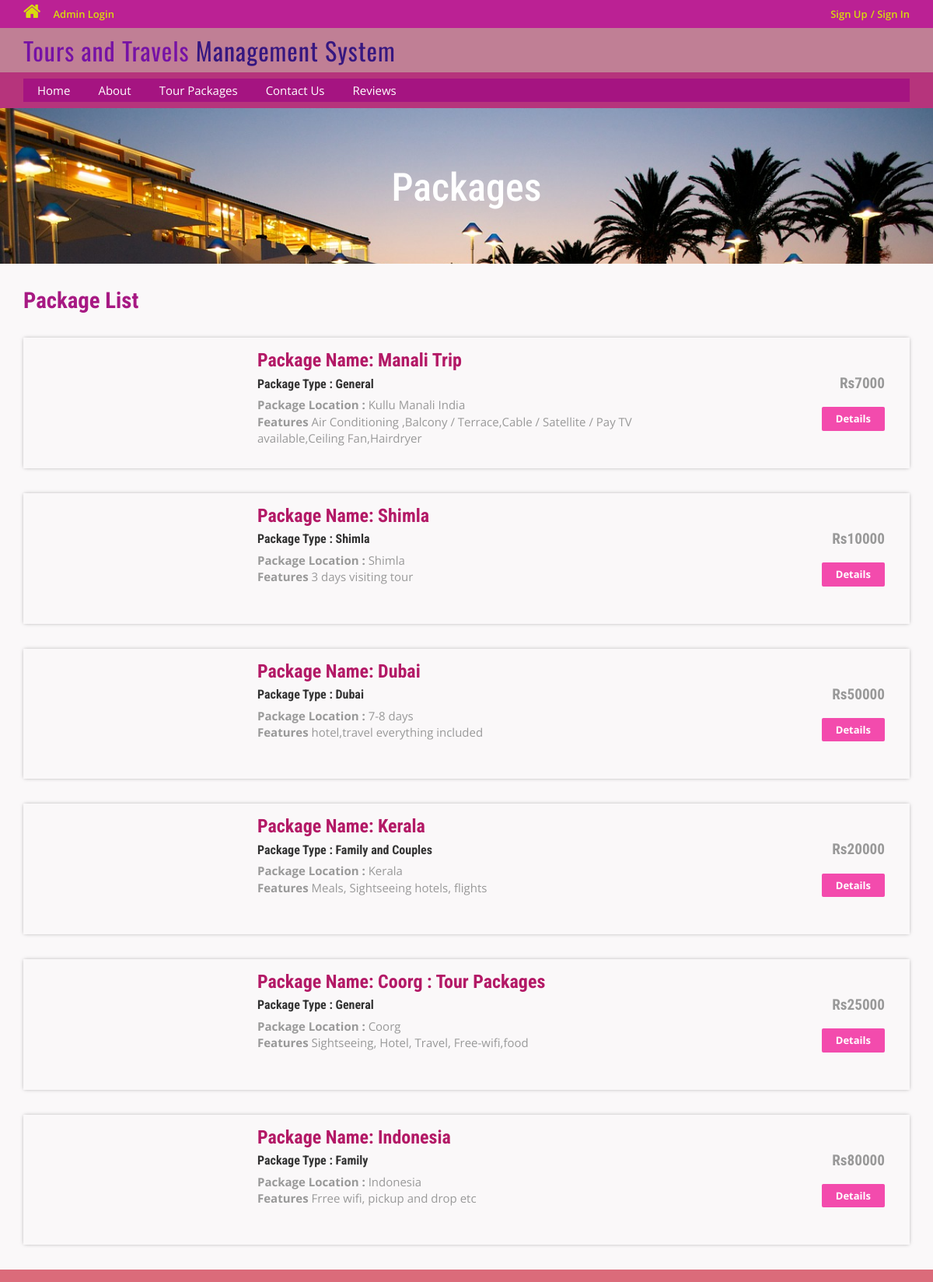
Page /Codes/package-list.php on the committed database.
### tables this page shows
CREATE TABLE `tbltourpackages` (
  `PackageId` int(11) NOT NULL,
  `PackageName` varchar(200) DEFAULT NULL,
  `PackageType` varchar(150) DEFAULT NULL,
  `PackageLocation` varchar(100) DEFAULT NULL,
  `PackagePrice` int(11) DEFAULT NULL,
  `PackageFetures` varchar(255) DEFAULT NULL,
  `PackageDetails` mediumtext DEFAULT NULL,
  `PackageImage` varchar(100) DEFAULT NULL,
  `Creationdate` timestamp NULL DEFAULT current_timestamp(),
  `UpdationDate` timestamp NULL DEFAULT NULL ON UPDATE current_timestamp()
);

### Codes/package-list.php (the view, shortened to what this page needs)
<?php
include('includes/config.php');
?>
<!DOCTYPE HTML>
<html>
<head>
<link href="css/bootstrap.css" rel='stylesheet' type='text/css' />
<link href="css/style.css" rel='stylesheet' type='text/css' />
<link href="css/font-awesome.css" rel="stylesheet">
<link href="css/animate.css" rel="stylesheet" type="text/css" media="all">
</head>
<body>
<?php include('includes/header.php');?>
<div class="banner-3">
	<div class="container">
		<h1 class="wow zoomIn animated animated" data-wow-delay=".5s" style="visibility: visible; animation-delay: 0.5s; animation-name: zoomIn;"> Packages</h1>
	</div>
</div>
<div class="rooms">
	<div class="container">
		<div class="room-bottom">
			<h3>Package List</h3>
<?php $sql = "SELECT * from tbltourpackages";
$query = $dbh->prepare($sql);
$query->execute();
$results=$query->fetchAll(PDO::FETCH_OBJ);
if($query->rowCount() > 0)
{
foreach($results as $result)
{	?>
			<div class="rom-btm">
				<div class="col-md-3 room-left wow fadeInLeft animated" data-wow-delay=".5s">
				</div>
				<div class="col-md-6 room-midle wow fadeInUp animated" data-wow-delay=".5s">
					<h4>Package Name: <?php echo htmlentities($result->PackageName);?></h4>
					<h6>Package Type : <?php echo htmlentities($result->PackageType);?></h6>
					<p><b>Package Location :</b> <?php echo htmlentities($result->PackageLocation);?></p>
					<p><b>Features</b> <?php echo htmlentities($result->PackageFetures);?></p>
				</div>
				<div class="col-md-3 room-right wow fadeInRight animated" data-wow-delay=".5s">
					<h5>Rs<?php echo htmlentities($result->PackagePrice);?></h5>
					<a href="package-details.php?pkgid=<?php echo htmlentities($result->PackageId);?>" class="view">Details</a>
				</div>
				<div class="clearfix"></div>
			</div>
<?php }} ?>
		</div>
	</div>
</div>
<?php include('includes/footer.php');?>
</body>
</html>

### Codes/includes/header.php (shortened to what this page needs)
<?php if($_SESSION['login'])
{?>
<div class="top-header">
	<div class="container">
		<ul class="tp-hd-lft wow fadeInLeft animated" data-wow-delay=".5s">
			<li class="hm"><a href="index.html"><i class="fa fa-home"></i></a></li>
			<li class="prnt"><a href="profile.php">My Profile</a></li>
				<li class="prnt"><a href="change-password.php">Change Password</a></li>
			<li class="prnt"><a href="tour-history.php">My Tour History</a></li>
		</ul>
		<ul class="tp-hd-rgt wow fadeInRight animated" data-wow-delay=".5s">
			<li class="tol">Welcome :</li>
			<li class="sig"><?php echo htmlentities($_SESSION['login']);?></li>
			<li class="sigi"><a href="logout.php" >/ Logout</a></li>
        </ul>
		<div class="clearfix"></div>
	</div>
</div><?php } else {?>
<div class="top-header">
	<div class="container">
		<ul class="tp-hd-lft wow fadeInLeft animated" data-wow-delay=".5s">
			<li class="hm"><a href="index.php"><i class="fa fa-home"></i></a></li>
				<li class="hm"><a href="admin/index.php">Admin Login</a></li>
		</ul>
		<ul class="tp-hd-rgt wow fadeInRight animated" data-wow-delay=".5s">
			<li class="sig"><a href="#" data-toggle="modal" data-target="#myModal">Sign Up</a></li>
			<li class="sigi"><a href="#" data-toggle="modal" data-target="#myModal4">/ Sign In</a></li>
        </ul>
		<div class="clearfix"></div>
	</div>
</div>
<?php }?>
<div class="header">
	<div class="container">
		<div class="logo wow fadeInDown animated" data-wow-delay=".5s">
			<a href="index.php">Tours and Travels <span>Management System</span></a>
		</div>
		<div class="clearfix"></div>
	</div>
</div>
<div class="footer-btm wow fadeInLeft animated" data-wow-delay=".5s">
	<div class="container">
	<div class="navigation">
			<nav class="navbar navbar-default">
				<div class="collapse navbar-collapse nav-wil" id="bs-example-navbar-collapse-1">
					<nav class="cl-effect-1">
						<ul class="nav navbar-nav">
							<li><a href="index.php">Home</a></li>
							<li><a href="page.php?type=aboutus">About</a></li>
								<li><a href="package-list.php">Tour Packages</a></li>
								<li><a href="page.php?type=contact">Contact Us</a></li>
								<li><a href="review.php">Reviews</a></li>
								<div class="clearfix"></div>
						</ul>
					</nav>
				</div>
			</nav>
		</div>
	</div>
</div>

### Codes/includes/footer.php (shortened to what this page needs)
<div class="copy-right">
</div>

### rows in the picture
tbltourpackages: PackageName "Manali Trip", PackageType "General", PackageLocation "Kullu Manali India", PackageFetures "Air Conditioning ,Balcony / Terrace,Cable / Satellite / Pay TV available,Ceiling Fan,Hairdryer", PackagePrice "7000"
tbltourpackages: PackageName "Shimla", PackageType "Shimla", PackageLocation "Shimla", PackageFetures "3 days visiting tour", PackagePrice "10000"
tbltourpackages: PackageName "Dubai", PackageType "Dubai", PackageLocation "7-8 days", PackageFetures "hotel,travel everything included", PackagePrice "50000"
tbltourpackages: PackageName "Kerala", PackageType "Family and Couples", PackageLocation "Kerala", PackageFetures "Meals, Sightseeing hotels, flights", PackagePrice "20000"
tbltourpackages: PackageName "Coorg : Tour Packages", PackageType "General", PackageLocation "Coorg", PackageFetures "Sightseeing, Hotel, Travel, Free-wifi,food", PackagePrice "25000"
tbltourpackages: PackageName "Indonesia", PackageType "Family", PackageLocation "Indonesia", PackageFetures "Frree wifi, pickup and drop etc", PackagePrice "80000"
